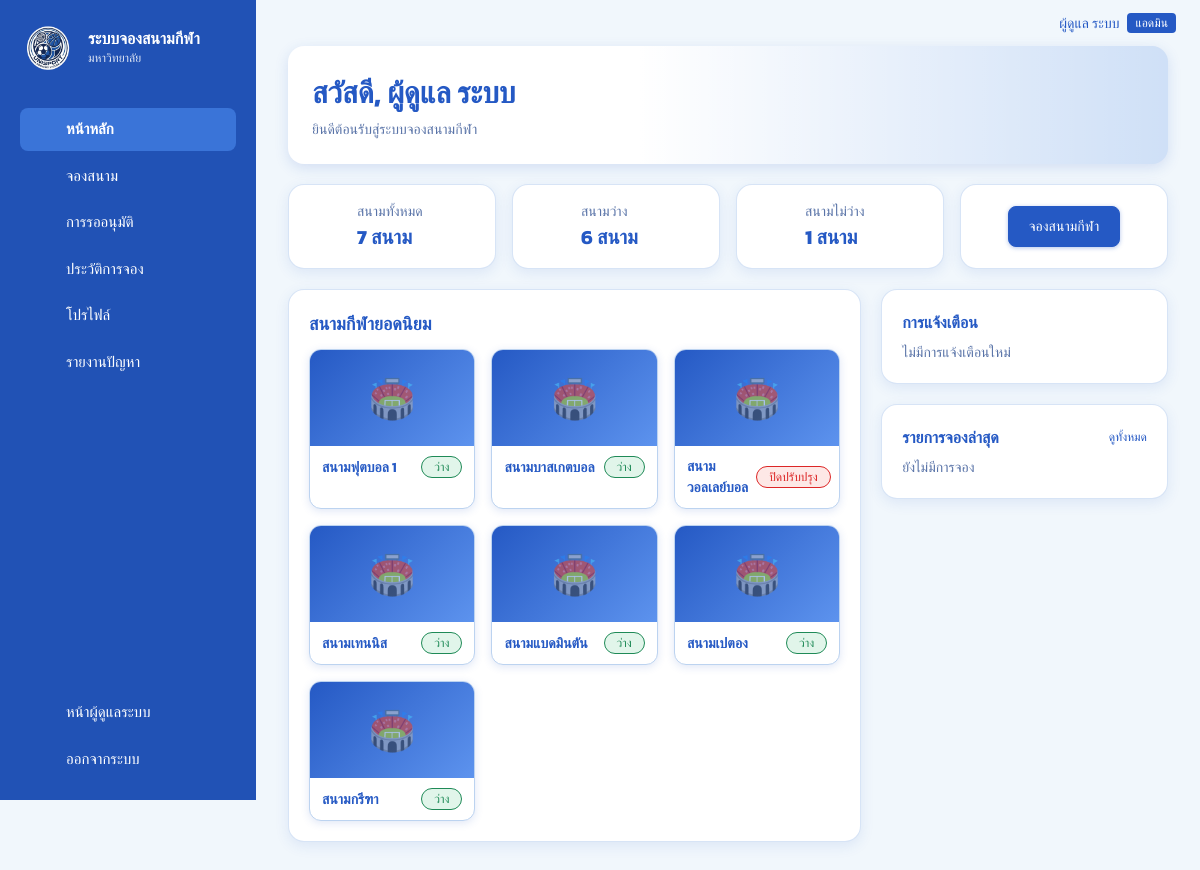
Screenshot of /unisport/dashboard.php (signed in) with the database file from the repository.
### tables this page shows
CREATE TABLE `users` (
  `id` int(10) UNSIGNED NOT NULL,
  `member_code` varchar(30) DEFAULT NULL,
  `first_name` varchar(60) NOT NULL,
  `last_name` varchar(60) NOT NULL DEFAULT '',
  `email` varchar(255) NOT NULL,
  `username` varchar(30) DEFAULT NULL,
  `phone` varchar(20) DEFAULT NULL,
  `avatar_url` varchar(500) DEFAULT NULL,
  `password_hash` varchar(255) NOT NULL,
  `role` enum('user','admin') NOT NULL DEFAULT 'user',
  `created_at` timestamp NOT NULL DEFAULT current_timestamp()
);

CREATE TABLE `fields` (
  `id` int(10) UNSIGNED NOT NULL,
  `code` varchar(10) NOT NULL,
  `name` varchar(80) NOT NULL,
  `sport_type` varchar(40) NOT NULL,
  `location` varchar(120) DEFAULT NULL,
  `description` text DEFAULT NULL,
  `image_url` varchar(500) DEFAULT NULL,
  `facilities` varchar(255) NOT NULL DEFAULT '',
  `status` enum('available','unavailable','maintenance') NOT NULL DEFAULT 'available',
  `created_at` timestamp NOT NULL DEFAULT current_timestamp()
);

### unisport/dashboard.php (the view, shortened to what this page needs)
<?php
require __DIR__ . '/includes/bootstrap.php';
require __DIR__ . '/includes/layout.php';
$user = require_login();
$fields   = fetch_all('SELECT * FROM fields ORDER BY code');
$avail    = count(array_filter($fields, fn($f) => $f['status'] === 'available'));
$bookings = fetch_all(
    'SELECT b.*, f.name AS field_name FROM bookings b JOIN fields f ON f.id = b.field_id
      WHERE b.user_id = ? ORDER BY b.created_at DESC, b.id DESC LIMIT 5',
    [$user['id']]
);
$notices = array_slice(array_filter($bookings, fn($b) => $b['status'] !== 'pending'), 0, 3);
shell_start('หน้าหลัก', 'dashboard');
?>
<div class="welcome">
  <h1>สวัสดี, <?= h(user_name($user) ?: 'ผู้ใช้') ?></h1>
  <p class="muted" style="margin:4px 0 0;font-size:14px">ยินดีต้อนรับสู่ระบบจองสนามกีฬา</p>
</div>
<div class="grid g4 mt">
  <div class="card stat pressable"><div class="big-ico"><?= nav_icon('folder') ?></div><div><div class="lbl">สนามทั้งหมด</div><div class="val"><?= count($fields) ?> สนาม</div></div></div>
  <div class="card stat pressable"><div class="big-ico"><?= nav_icon('check-circle') ?></div><div><div class="lbl">สนามว่าง</div><div class="val"><?= $avail ?> สนาม</div></div></div>
  <div class="card stat pressable"><div class="big-ico"><?= nav_icon('bell') ?></div><div><div class="lbl">สนามไม่ว่าง</div><div class="val"><?= count($fields) - $avail ?> สนาม</div></div></div>
  <div class="card pad" style="display:grid;place-items:center"><a class="btn" href="<?= h(url('book.php')) ?>">จองสนามกีฬา</a></div>
</div>
<div class="grid split mt">
  <div class="card pad">
    <h2 class="h-sec">สนามกีฬายอดนิยม</h2>
    <div class="grid g3">
      <?php foreach ($fields as $f): ?>
        <a class="field-card pressable" href="<?= h(url('field.php?id=' . (int)$f['id'])) ?>">
          <?= thumb($f['image_url'], $f['name'], 'h24') ?>
          <div class="info"><span class="nm"><?= h($f['name']) ?></span><?= pill(FIELD_STATUS, $f['status']) ?></div>
        </a>
      <?php endforeach; ?>
    </div>
  </div>
  <div class="stack">
    <div class="card pad pressable">
      <h3 class="h-sec" style="font-size:16px;margin-bottom:8px">การแจ้งเตือน</h3>
      <?php if (!$notices): ?><p class="muted" style="margin:0;font-size:14px">ไม่มีการแจ้งเตือนใหม่</p><?php endif; ?>
    </div>
    <div class="card pad">
      <div class="row-line" style="border:0;padding-top:0"><h3 class="h-sec" style="font-size:16px;margin:0">รายการจองล่าสุด</h3><a href="<?= h(url('history.php')) ?>" style="font-size:12px">ดูทั้งหมด</a></div>
      <?php if (!$bookings): ?><p class="muted" style="font-size:14px;margin:0">ยังไม่มีการจอง</p><?php endif; ?>
    </div>
  </div>
</div>
<?php shell_end();

### unisport/includes/layout.php (shortened to what this page needs)
<?php
function asset(string $p): string
{
    $file = ROOT_DIR . '/assets/' . ltrim($p, '/');
    return url('assets/' . ltrim($p, '/')) . (is_file($file) ? '?v=' . filemtime($file) : '');
}
function page_head(string $title, string $bodyClass = ''): void
{
    ?>
<!doctype html>
<html lang="th">
<head>
<link rel="stylesheet" href="<?= h(asset('css/style.css')) ?>">
</head>
<body class="<?= h($bodyClass) ?>">
<?php
}
function page_foot(): void
{
    ?>
</body>
</html>
<?php
}
function brand(string $title = APP_NAME, string $sub = 'มหาวิทยาลัย'): string
{
  return '<div class="brand"><img class="brand-logo" src="' . h(asset('logo.png')) . '" alt="โลโก้"><div class="brand-text"><div class="brand-title">'
        . h($title) . '</div><div class="brand-sub">' . h($sub) . '</div></div></div>';
}
function thumb(?string $src, string $alt, string $cls = ''): string
{
    $s = img_url($src);
  $available = $s !== '' && (
    preg_match('#^https?://#i', (string)$src)
    || is_file(ROOT_DIR . '/' . ltrim((string)$src, '/'))
  );
    return '<div class="thumb ' . h($cls) . '"><span class="thumb-ph">🏟️</span>'
    . ($available ? '<img src="' . h($s) . '" alt="' . h($alt) . '" loading="lazy" onerror="this.remove()">' : '')
        . '</div>';
}
function nav_icon(string $name): string
{
  return '<svg class="side-icon" aria-hidden="true" viewBox="0 0 24 24">' . ($paths[$name] ?? '') . '</svg>';
}
function member_nav(): array
{
    return [
    'dashboard' => ['dashboard.php', 'home', 'หน้าหลัก'],
    'book'      => ['book.php', 'calendar', 'จองสนาม'],
    'bookings'  => ['bookings.php', 'checklist', 'การรออนุมัติ'],
    'history'   => ['history.php', 'history', 'ประวัติการจอง'],
    'profile'   => ['profile.php', 'user', 'โปรไฟล์'],
    'report'    => ['report.php', 'alert', 'รายงานปัญหา'],
    ];
}
function shell_start(string $title, string $active, bool $admin = false): void
{
    $u   = current_user();
    $nav = $admin ? admin_nav() : member_nav();
    page_head($title);
    ?>
<div class="shell">
  <aside class="sidebar" id="sidebar">
    <?= brand($admin ? 'ผู้ดูแลระบบ' : APP_NAME, $admin ? APP_NAME : 'มหาวิทยาลัย') ?>
    <nav class="side-nav">
      <?php foreach ($nav as $key => [$href, $icon, $label]): ?>
        <a href="<?= h(url($href)) ?>" class="side-link pressable <?= $key === $active ? 'active' : '' ?>"><span class="ico"><?= nav_icon($icon) ?></span> <?= h($label) ?></a>
      <?php endforeach; ?>
    </nav>
    <div class="side-bottom">
      <?php if ($u && $u['role'] === 'admin'): ?>
        <a class="side-link" href="<?= h(url($admin ? 'dashboard.php' : 'admin/index.php')) ?>"><span class="ico"><?= nav_icon('shield') ?></span> <?= $admin ? 'ไปหน้าสมาชิก' : 'หน้าผู้ดูแลระบบ' ?></a>
      <?php endif; ?>
      <form method="post" action="<?= h(url('logout.php')) ?>">
        <button class="side-link side-btn" type="submit"><span class="ico"><?= nav_icon('logout') ?></span> ออกจากระบบ</button>
      </form>
    </div>
  </aside>
  <main class="main">
    <header class="topbar">
      <div class="topbar-user">
        <?php if (!empty($u['avatar_url'])): ?>
          <img class="avatar-sm" src="<?= h(img_url($u['avatar_url'])) ?>" alt="" onerror="this.remove()">
        <?php else: ?><span class="ico"><?= nav_icon('user') ?></span><?php endif; ?>
        <?= h(user_name($u) ?: ($u['email'] ?? '')) ?>
        <?php if ($u && $u['role'] === 'admin'): ?><span class="badge-admin">แอดมิน</span><?php endif; ?>
      </div>
    </header>
    <div class="content">
<?php
}
function shell_end(): void
{
    echo "    </div>\n  </main>\n</div>\n";
    page_foot();
}

### unisport/includes/bootstrap.php (shortened to what this page needs)
<?php
function url(string $path = ''): string
{
    return BASE_URL . '/' . ltrim($path, '/');
}
function h(mixed $s): string
{
    return htmlspecialchars((string)($s ?? ''), ENT_QUOTES | ENT_SUBSTITUTE, 'UTF-8');
}
function db(): PDO
{
    static $pdo = null;
    if ($pdo instanceof PDO) {
        return $pdo;
    }
    $dsn = sprintf('mysql:host=%s;port=%d;dbname=%s;charset=utf8mb4', DB_HOST, DB_PORT, DB_NAME);
    try {
        $pdo = new PDO($dsn, DB_USER, DB_PASS, [
            PDO::ATTR_ERRMODE            => PDO::ERRMODE_EXCEPTION,
            PDO::ATTR_DEFAULT_FETCH_MODE => PDO::FETCH_ASSOC,
            PDO::ATTR_EMULATE_PREPARES   => false,
            PDO::MYSQL_ATTR_INIT_COMMAND => "SET NAMES utf8mb4, time_zone = '+07:00'",
        ]);
    } catch (PDOException $e) {
        error_log('DB connect failed: ' . $e->getMessage());
        $unknownDb = (int)$e->getCode() === 1049;
        $msg  = '<p>เชื่อมต่อฐานข้อมูลไม่สำเร็จ</p><ol>';
        $msg .= '<li>เปิด <b>XAMPP Control Panel</b> แล้วกด <b>Start</b> ที่ <b>MySQL</b></li>';
        $msg .= $unknownDb
            ? '<li>ยังไม่มีฐานข้อมูล <code>' . h(DB_NAME) . '</code> — เปิด <a href="' . h(url('install.php')) . '">install.php</a> หรือ import ไฟล์ <code>database.sql</code> ใน phpMyAdmin</li>'
            : '<li>ตรวจค่า <code>DB_HOST / DB_PORT / DB_USER / DB_PASS</code> ในไฟล์ <code>includes/config.php</code></li>';
        $msg .= '</ol>' . (APP_DEBUG ? '<p><code>' . h($e->getMessage()) . '</code></p>' : '');
        fatal_page('เชื่อมต่อฐานข้อมูลไม่ได้', $msg);
    }
    return $pdo;
}
function q(string $sql, array $params = []): PDOStatement
{
    $st = db()->prepare($sql);
    $st->execute($params);
    return $st;
}
function fetch_all(string $sql, array $params = []): array { return q($sql, $params)->fetchAll(); }
function fetch_one(string $sql, array $params = []): ?array { $r = q($sql, $params)->fetch(); return $r === false ? null : $r; }
function current_user(bool $refresh = false): ?array
{
    static $cache = false;
    if ($cache !== false) {
        return $cache;
    }
    $id = (int)($_SESSION['uid'] ?? 0);
    $cache = $id ? fetch_one('SELECT * FROM users WHERE id = ?', [$id]) : null;
    return $cache;
}
function user_name(?array $u): string
{
    return $u ? trim($u['first_name'] . ' ' . $u['last_name']) : '';
}
function require_login(): array
{
    $u = current_user();
    return $u;
}
function pill(array $map, string $key): string
{
    [$label, $tone] = $map[$key] ?? [$key, 'warn'];
    return '<span class="pill pill-' . h($tone) . '">' . h($label) . '</span>';
}
function img_url(?string $v): string
{
    $v = (string)$v;
    return preg_match('#^https?://#i', $v) ? $v : url($v);
}

### rows the page displays
users: user_name($u) ?: ($u['email'] ?? '') "ผู้ดูแล ระบบ", first_name+last_name "ผู้ดูแล ระบบ"
fields: name "สนามฟุตบอล 1", label "ว่าง"
fields: name "สนามบาสเกตบอล", label "ว่าง"
fields: name "สนามวอลเลย์บอล", label "ปิดปรับปรุง"
fields: name "สนามเทนนิส", label "ว่าง"
fields: name "สนามแบดมินตัน", label "ว่าง"
fields: name "สนามเปตอง", label "ว่าง"
fields: name "สนามกรีฑา", label "ว่าง"

### other values shown
$title "ระบบจองสนามกีฬา"
$sub "มหาวิทยาลัย"
$label "หน้าหลัก"
$label "จองสนาม"
$label "การรออนุมัติ"
$label "ประวัติการจอง"
$label "โปรไฟล์"
$label "รายงานปัญหา"
count($fields) "7"
$avail "6"
count($fields) - $avail "1"
